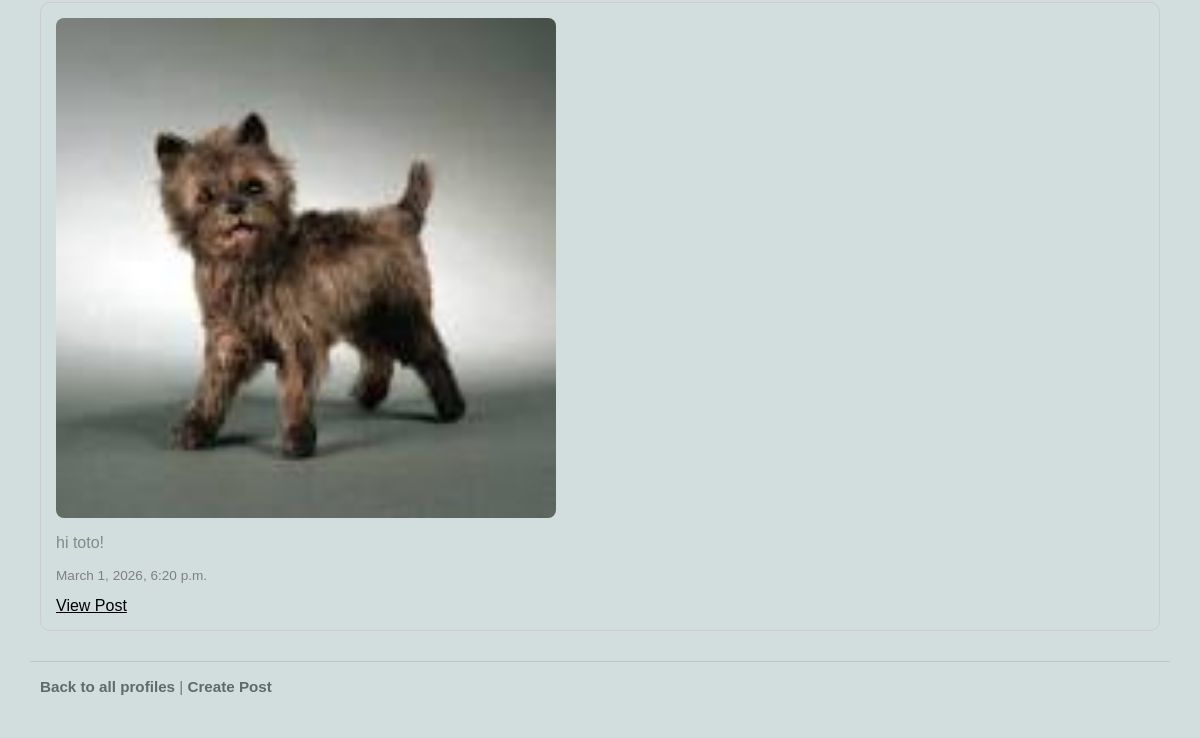
/mini_insta/profile/1 (lower part), run on an earlier commit of the app's database.
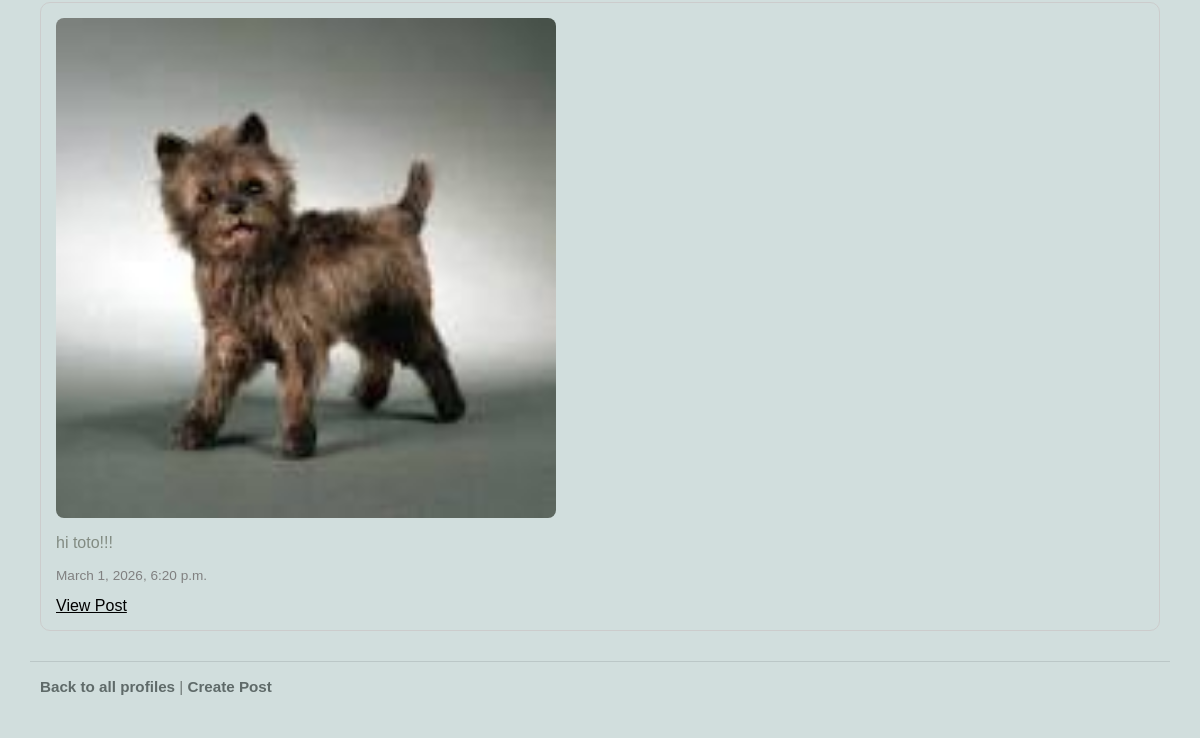
And on a later commit of the database.
### mini_insta/models.py (models this page shows, shortened)
class Post(models.Model):
    profile = models.ForeignKey(Profile, on_delete=models.CASCADE)
    timestamp = models.DateTimeField(auto_now_add=True)
    caption = models.TextField(blank=True)
    def get_all_photos(self):
        return Photo.objects.filter(post=self)

class Photo(models.Model):
    post = models.ForeignKey(Post, on_delete=models.CASCADE)
    image_url = models.URLField(blank=True)
    image_file = models.ImageField(blank=True)
    timestamp = models.DateTimeField(auto_now_add=True)
    def get_image_url(self):
        if self.image_file:
            return self.image_file.url
        return self.image_url

### mini_insta/views.py (the view)
# urls.py: path('profile/<int:pk>', ProfileDetailView.as_view(), name='show_profile'),
class ProfileDetailView(DetailView):
    model = Profile
    template_name = 'mini_insta/show_profile.html'
    context_object_name = 'profile'

### mini_insta/models.py (called while the page is built)
    def get_all_posts(self):
        return Post.objects.filter(profile=self).order_by('timestamp')

### mini_insta/templates/mini_insta/show_profile.html (shortened to what this page needs)
{% extends 'mini_insta/base.html' %}
{% block content %}
<div class="content-container">
    {% for post in profile.get_all_posts %}
    <div style="border: 1px solid #ccc; border-radius: 10px; padding: 15px; margin: 15px 0;">
        {% with photos=post.get_all_photos %}
        {% if photos %}
        <img src="{{ photos.first.get_image_url }}" alt="post image"
        style="width: 100%; max-width: 500px; border-radius: 8px;">
        {% else %}
         <img src="{{ photos.first.get_image_url }}" alt="post image"
         style="width: 100%; max-width: 500px; border-radius: 8px;">
        {% endif %}
        {% endwith %}
        <p>{{ post.caption }}</p>
        <p style="color: grey; font-size: 0.85em;">{{ post.timestamp }}</p>
        <a href="{% url 'show_post' post.pk %}">View Post</a>
    </div>
    {% empty %}
    <p>No posts yet.</p>
    {% endfor %}
</div>
{% endblock %}

What changed in the data, as far as the page shows it:
changed Post: caption "hi toto!" → "hi toto!!!"
